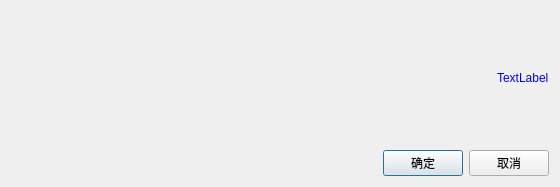
<?xml version="1.0" encoding="UTF-8"?>
<ui version="4.0">
 <class>labelprint_goodinfo_select_dialog</class>
 <widget class="QDialog" name="labelprint_goodinfo_select_dialog">
  <property name="geometry">
   <rect>
    <x>0</x>
    <y>0</y>
    <width>560</width>
    <height>187</height>
   </rect>
  </property>
  <property name="windowTitle">
   <string>Dialog</string>
  </property>
  <property name="outer_stylesheet" stdset="0">
   <string>dialog_hasborder</string>
  </property>
  <layout class="QVBoxLayout" name="verticalLayout" stretch="1,0">
   <item>
    <layout class="QHBoxLayout" name="horizontalLayout" stretch="1,0">
     <item>
      <widget class="QWidget" name="widget" native="true"/>
     </item>
     <item>
      <widget class="QLabel" name="label_explain">
       <property name="styleSheet">
        <string notr="true">color:blue;</string>
       </property>
       <property name="text">
        <string>TextLabel</string>
       </property>
       <property name="wordWrap">
        <bool>false</bool>
       </property>
      </widget>
     </item>
    </layout>
   </item>
   <item>
    <layout class="QHBoxLayout" name="horizontalLayout_2">
     <item>
      <spacer name="horizontalSpacer">
       <property name="orientation">
        <enum>Qt::Horizontal</enum>
       </property>
       <property name="sizeHint" stdset="0">
        <size>
         <width>40</width>
         <height>20</height>
        </size>
       </property>
      </spacer>
     </item>
     <item>
      <widget class="uinormal_button" name="pushButton">
       <property name="text">
        <string>确定</string>
       </property>
      </widget>
     </item>
     <item>
      <widget class="uinormal_button" name="pushButton_2">
       <property name="text">
        <string>取消</string>
       </property>
      </widget>
     </item>
    </layout>
   </item>
  </layout>
 </widget>
 <customwidgets>
  <customwidget>
   <class>uinormal_button</class>
   <extends>QPushButton</extends>
   <header>uinormal_button.h</header>
  </customwidget>
 </customwidgets>
 <resources/>
 <connections/>
</ui>
